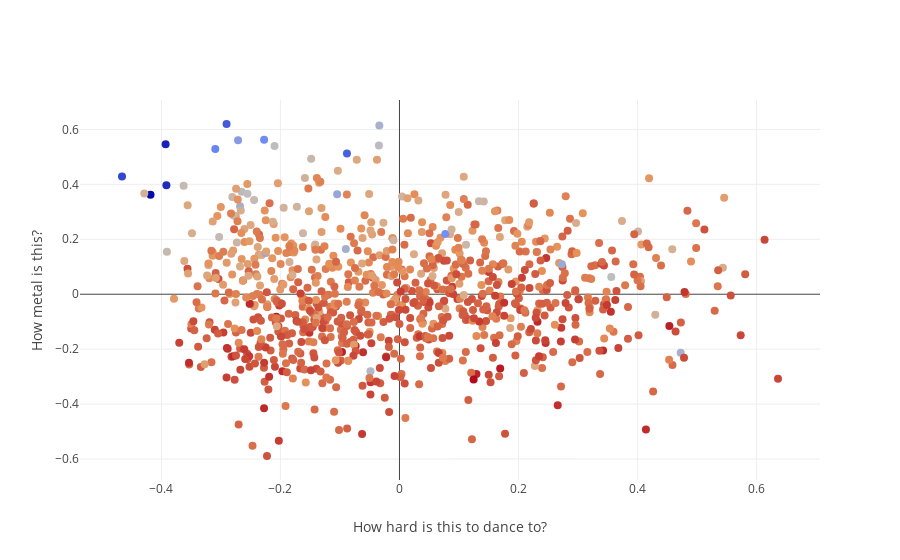

Write notebook code for a chart like this one.
### Code cell
chosen = ["energy", "liveness", "tempo", "valence"]
text1 = df["Artist"] + " - " + df["song_title"]
text2 = text1.values

# X = data_frame.drop(droppable, axis=1).values
X = df[chosen].values
y = df["loudness"].values

min_max_scaler = MinMaxScaler()
X = min_max_scaler.fit_transform(X)

pca = PCA(n_components=2)
pca.fit(X)

X = pca.transform(X)

fig = {
    "data": [
        {
            "x": X[:, 0],
            "y": X[:, 1],
            "text": text2,
            "mode": "markers",
            "marker": {"size": 8, "color": y}
        }
    ],
    "layout": {
        "xaxis": {"title": "How hard is this to dance to?"},
        "yaxis": {"title": "How metal is this?"}
    }
}

py.iplot(fig, filename="test-graph2")

### Figure 1 — Plotly figure (JSON) as saved in the notebook; plotly's stock layout.template omitted (floating-point values rounded to 4 significant figures; data arrays with more than 128 entries replaced by an {"elided": "..."} marker saying what was removed)
{"data": [{"marker": {"color": {"elided": "891 float values"}, "size": 8}, "mode": "markers", "text": {"elided": "891 str values"}, "type": "scatter", "uid": "5f540ff8-936f-45e4-92b9-dde46b00d22e", "x": {"elided": "891 float values"}, "y": {"elided": "891 float values"}}], "layout": {"xaxis": {"title": {"text": "How hard is this to dance to?"}}, "yaxis": {"title": {"text": "How metal is this?"}}}}
